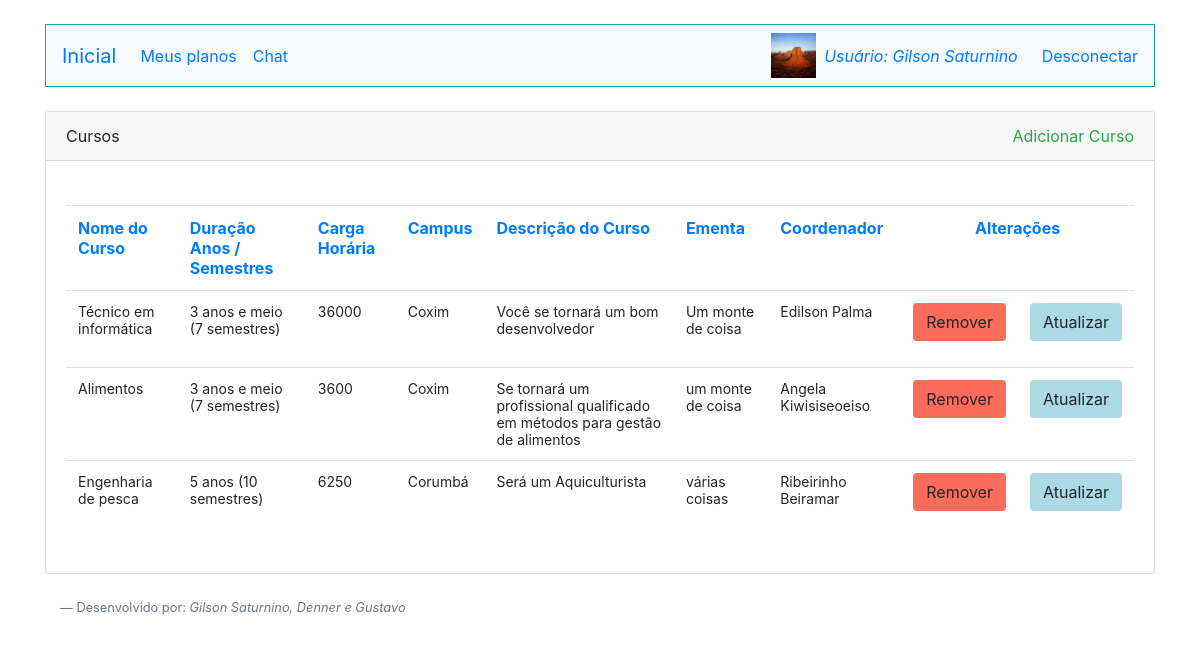
/ListarCurso.php (signed in), run on the app's committed database.
### tables this page shows
CREATE TABLE `imagens` (
  `id` int(11) NOT NULL,
  `nome` varchar(100) NOT NULL,
  `id_usuario` int(11) NOT NULL
);

CREATE TABLE `curso` (
  `id_curso` int(11) NOT NULL,
  `nome_curso` varchar(255) NOT NULL,
  `duracao` varchar(255) NOT NULL,
  `cargahoraria` int(11) NOT NULL,
  `campus` varchar(255) NOT NULL,
  `descricao_curso` varchar(255) NOT NULL,
  `ementa` varchar(255) NOT NULL,
  `coordenador` varchar(255) NOT NULL
);

### ListarCurso.php (the view, shortened to what this page needs)
<html lang="en">
  <head>
    <link rel="stylesheet" href="https://stackpath.bootstrapcdn.com/bootstrap/4.3.1/css/bootstrap.min.css">
  </head>
  <body>
        <div class="container">
            <?php
            require_once("Cabecalho.php");
            require_once("Conexao.php");
            $sql = "select * from curso";
            $resultadoSql = mysqli_query($conexao,$sql);
            $vetorUmregistro = mysqli_fetch_assoc($resultadoSql);
            $vetorTodosregistro = array();
            while($vetorUmregistro != null){
                array_push($vetorTodosregistro, $vetorUmregistro);
                $vetorUmregistro = mysqli_fetch_assoc($resultadoSql);
                }
            ?>
    <div class="row">
        <div class="col-md-12 mt-4">
            <div class="card">
                <div class="card-header">
                  Cursos<a class="float-right text-success" href="GrupoCorrecao.php"> Adicionar Curso</a>
                </div>
                <div class="card-body">
             <table class="table mt-4" style="background-color:#FFFFFF;">
                    <tr>
                        <th class="text-primary text-left" >Nome do Curso</th>
                        <th class="text-primary text-left" >Duração Anos / Semestres</th>
                        <th class="text-primary text-left" >Carga Horária</th>
                        <th class="text-primary text-left" >Campus</th>
                        <th class="text-primary text-left" >Descrição do Curso</th>
                        <th class="text-primary text-left" >Ementa</th>
                        <th class="text-primary text-left" >Coordenador</th>
                        <th colspan="2" class="text-primary text-center">Alterações</th>
                    </tr>
                    <?php
        foreach ($vetorTodosregistro as $umRegistro){
    ?>
                    <tr>
                        <td class="text-left" ><?=$umRegistro["nome_curso"];?></td>
                        <td class="text-left" ><?=$umRegistro["duracao"];?></td>
                        <td class="text-left" ><?=$umRegistro["cargahoraria"];?></td>
                        <td class="text-left" ><?=$umRegistro["campus"];?></td>
                        <td class="text-left" ><?=$umRegistro["descricao_curso"];?></td>
                        <td class="text-left" ><?=$umRegistro["ementa"];?></td>
                        <td class="text-left" ><?=$umRegistro["coordenador"];?></td>
                        <td>
                            <form action="RemoverCurso.php" method="post">
                                <button type="submit" class="btn" style="background-color:#fc6c5a">Remover</button>
                            </form>
                        </td>
                        <td>
                            <form action="FormCurso.php" method="post">
                                <button type="submit" class="btn" style="background-color:#ADD8E6;">Atualizar</button>
                            </form>
                        </td>
                    </tr>
                    <?php
        }
    ?>
                </table>
            </div>
        </div>
    </div>
    </div>
    <?php require_once("Footer.php"); ?>
    </div>
    </body>
</html>

### Cabecalho.php (shortened to what this page needs)
<html lang="en">
<head>
    <link rel="stylesheet" href="https://stackpath.bootstrapcdn.com/bootstrap/4.3.1/css/bootstrap.min.css"
>
</head>
<body>
    <?php
        require_once("Conexao.php");
    ?>
    <nav class="navbar navbar-expand-lg  bg-light border border-info mt-4">
        <a class="navbar-brand" href="index.php">Inicial</a>
        <div class="collapse navbar-collapse" id="navbarNavDropdown">
            <ul class="navbar-nav">
                <?php
                if(isset($_SESSION["nome"])){
                    if($_SESSION["perfil"]=="Coordenador"){
                 ?>
                <li class="nav-item">
                    <a class="nav-link" href="ListarCurso.php">Cursos</a>
                </li>
                <li class="nav-item">
                    <a class="nav-link" href="ListarDisciplina.php">Disciplinas </a>
                </li>
                <li class="nav-item">
                    <a class="nav-link" href="ListarPlano.php">Planos de Ensino</a>
                </li>
                <li class="nav-item">
                    <a class="nav-link" href="ListarUsuarios.php">Membros</a>
                </li>
                <li class="nav-item">
                    <a class="nav-link" href=" ListarGrupoCorrecao.php">Grupo Correção</a>
                </li>
                <?php
                }if($_SESSION["perfil"]=="Docente" || $_SESSION["cole"] == "sim" && $_SESSION["perfil"] != "Coordenador" && $_SESSION["perfil"] != 'Discente do Colegiado' && $_SESSION["perfil"] != 'Tecnico do Colegiado'){
                        ?>
                    <li class="nav-item">
                    <a class="nav-link" href="ListarPlanoMeus.php">Meus planos</a>
                    </li>
                <?php
                }if($_SESSION["cole"] == "sim" && $_SESSION["perfil"] != "Coordenador" ){ ?>
                     <li class="nav-item">
                    <a class="nav-link" href="ListarPlano.php">Planos de Ensino</a>
                </li>
               <?php } ?>
               <li class="nav-item">
                    <a class="nav-link" href="ListarUsuarios2.php">Chat</a>
                    </li>
                <?php }else{ ?>
                <li class="nav-item">
                    <a class="nav-link" href="Login.php">Login</a>
                </li>
                <?php }?>
            </ul>
        </div>
        <?php
        if(isset($_SESSION["nome"])){
        ?>
        <?php
                        $id_usuario = $_SESSION["id_logado"];
                        $sql = "select id,nome from imagens where id_usuario=?";
                        $sqlprep = $conexao->prepare($sql);
                        $sqlprep->bind_param("i",$id_usuario);
                        $sqlprep->execute();
                        $resultadoSql = $sqlprep->get_result();
                        $registro= mysqli_fetch_assoc($resultadoSql);
                        $vetorRegistros = array();
                        while($registro !=null){
                            array_push($vetorRegistros,$registro);
                            $registro = mysqli_fetch_assoc($resultadoSql);
                            $validacao = 0;
                        }
                        foreach($vetorRegistros as $valor):
                            $foto =$valor["nome"];
                        endforeach;
                        if(isset($validacao)){ ?>
                            <img src="<?php echo "./imagens/".$foto; ?>" style="width:45px; height:45px;">
                        <?php
                        }else{ ?>
                            <img src="imagens/usuario.png" style="width:45px; height:45px;">
                        <?php
                        } ?>
        <a href="MeuPerfil.php"><span class="mr-4 ml-2 mt-2">Usuário: <?= $_SESSION["nome"]; ?></span></a>
        <a href="MataSessao.php" class="text-decoration-none">Desconectar</a>
        <?php
        }
        ?>
    </nav>
</body>
</html>

### ListarCurso.php (style rules this page uses)
td { font-size: 14px; opacity: 1.0; }

### Cabecalho.php (style rules this page uses)
body { background-color:#ffffff; }
span { font-style: italic; }

### data on the page
imagens: nome (picture)
curso: nome_curso "Técnico em informática", duracao "3 anos e meio (7 semestres)", cargahoraria "36000", campus "Coxim", descricao_curso "Você se tornará um bom desenvolvedor", ementa "Um monte de coisa", coordenador "Edilson Palma"
curso: nome_curso "Alimentos", duracao "3 anos e meio (7 semestres)", cargahoraria "3600", campus "Coxim", descricao_curso "Se tornará um profissional qualificado em métodos para gestão de alimentos", ementa "um monte de coisa", coordenador "Angela Kiwisiseoeiso"
curso: nome_curso "Engenharia de pesca", duracao "5 anos (10 semestres)", cargahoraria "6250", campus "Corumbá", descricao_curso "Será um Aquiculturista", ementa "várias coisas", coordenador "Ribeirinho Beiramar"

### other printed values
$_SESSION["nome"] "Gilson Saturnino"
